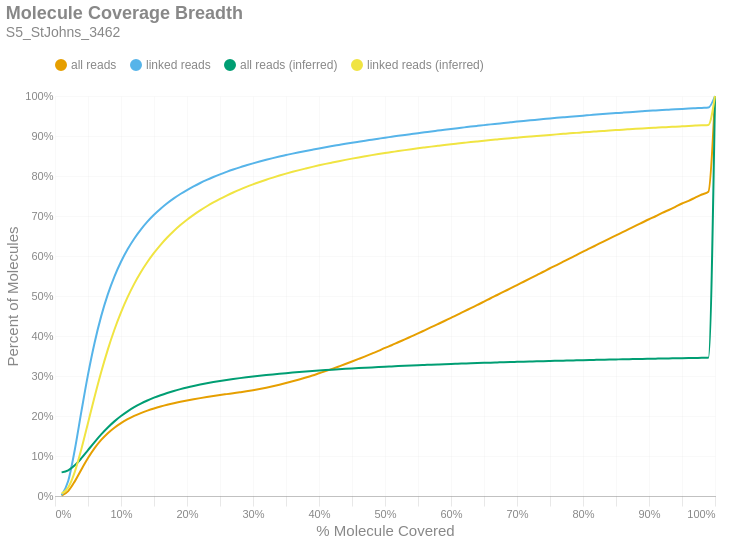

The code cell stored with this chart in its notebook:
### Markdown cell above
### Molecule Read Coverage
This chart shows molecule coverage breadth as computed by the number of bases aligned to that molecule. In other words, "*how much of each unique long molecule is actually sequenced/aligned?*" Keep in mind there is a distinction between sequences and alignments, since some sequences belonging to a particular molecule may not align well and wouldn't appear in the alignment data. This chart also shows molecule coverage breadth as computed by the *inferred fragment* from which the aligned sequences originate. Unlike read coverage, this calculation takes into account the total insert size, including unsequenced gaps between the forward and reverse reads. Like the previous figures, these are cumulative percents.

### Code cell
if SKIPLR:
    print_html(f"Skipped")
else:
    binned_df = consolidated_hist(valids['coverage_bp'], mask, 0.01, True)
    binned_df_inf = consolidated_hist(valids['coverage_inserts'], mask, 0.01, True)
    binned_df = binned_df.with_columns(pl.lit(binned_df_inf['all reads (cumsum)']).alias('all reads (inferred)'))
    binned_df = binned_df.with_columns(pl.lit(binned_df_inf['linked reads (cumsum)']).alias('linked reads (inferred)'))
    binned_df = binned_df.with_columns(
        (pl.col('bin').cast(pl.Float64) + 0.01).alias('right_edge')
    )

    with SafeRender(binned_df):
        (
            density_plot(binned_df, 'Molecule Coverage Breadth', samplename, 'molcov', ['all reads (inferred)','linked reads (inferred)'])
            .encode(
                #x=alt.X('bin:Q', title="% Molecule Covered").axis(format = '%').scale(padding=0),
                x=alt.X('right_edge:Q', title="% Molecule Covered").axis(format='%').scale(padding=0),
                y=alt.Y('value:Q', title='Percent of Molecules')
                    .axis(format='%')
                    .stack(False)
                    .scale(domainMin=0, padding=0),
                color=alt.Color("key:N").scale(domain = ["all reads", "linked reads", "all reads (inferred)", "linked reads (inferred)"]),
                tooltip = [
                    alt.Tooltip("key:N", title = "Data Type"),
                    alt.Tooltip("range_label:N", title="% Molecule Covered"),
                    alt.Tooltip("value:Q", format = ".2%", title="% Molecules")
                ]
            )
        ).display()

### Figure 1 — Vega-Lite specification as saved in the notebook (floating-point values rounded to 4 significant figures)
{"width": "container", "height": 400, "config": {"title": {"anchor": "start", "dy": -15, "fontSize": 18, "color": "#888888", "subtitleColor": "#888888", "subtitleFontSize": 14}, "arc": {"fill": "#0072B2"}, "axis": {"domainColor": "#888888", "domainWidth": 0.5, "gridWidth": 0.2, "grid": false, "titleFontWeight": 400, "titleFontSize": 15, "labelFontSize": 11, "labelColor": "#888888", "tickColor": "#888888", "tickWidth": 0.2, "titleColor": "#888888"}, "axisBand": {"grid": false}, "axisX": {"grid": true, "tickSize": 10, "domainCap": "round"}, "axisY": {"domain": false, "grid": true, "tickSize": 0, "domainCap": "round"}, "background": "transparent", "header": {"labelFontSize": 15, "labelColor": "#888888", "titleFontSize": 15, "titleFontWeight": 600, "titleColor": "#888888"}, "legend": {"labelFont": "sans-serif", "labelFontSize": 12, "labelColor": "#888888", "symbolSize": 100, "symbolType": "circle", "titleFontSize": 12, "titlePadding": 10, "titleColor": "#888888", "title": null, "orient": "top"}, "range": {"category": ["#E69F00", "#56B4E9", "#009E73", "#F0E442", "#0072B2", "#D55E00", "#CC79A7", "#000000"], "diverging": ["#cfe8f3", "#a2d4ec", "#73bfe2", "#46abdb", "#1696d2", "#12719e"]}, "area": {"fill": "#0072B2", "fillOpacity": 0.7, "line": true, "strokeOpacity": 0.7}, "line": {"color": "#0072B2", "stroke": "#0072B2", "strokeWidth": 2}, "trail": {"color": "#0072B2", "stroke": "#0072B2", "strokeWidth": 0, "size": 1}, "point": {"filled": true, "fillOpacity": 1.0, "size": 95}, "text": {"color": "#888888", "fontSize": 11, "align": "right", "fontWeight": 400, "size": 11}, "bar": {"fill": "#0072B2", "stroke": null}, "view": {"stroke": null, "continuousWidth": 660, "continuousHeight": 400}}, "data": {"name": "data-fa981422f61115fab2b5bb09a21a3d4e"}, "mark": {"type": "line", "interpolate": "monotone", "point": {"opacity": 0, "size": 275}}, "encoding": {"color": {"field": "key", "scale": {"domain": ["all reads", "linked reads", "all reads (inferred)", "linked reads (inferred)"]}, "type": "nominal"}, "tooltip": [{"field": "key", "title": "Data Type", "type": "nominal"}, {"field": "range_label", "title": "% Molecule Covered", "type": "nominal"}, {"field": "value", "format": ".2%", "title": "% Molecules", "type": "quantitative"}], "x": {"axis": {"format": "%"}, "field": "right_edge", "scale": {"padding": 0}, "title": "% Molecule Covered", "type": "quantitative"}, "y": {"axis": {"format": "%"}, "field": "value", "scale": {"domainMin": 0, "padding": 0}, "stack": false, "title": "Percent of Molecules", "type": "quantitative"}}, "params": [{"name": "param_c36ac31b6afebe62", "select": {"type": "point", "fields": ["key"]}, "bind": "legend"}], "title": {"text": "Molecule Coverage Breadth", "subtitle": "S5_StJohns_3462"}, "transform": [{"fold": ["all reads (cumsum)", "linked reads (cumsum)", "all reads (inferred)", "linked reads (inferred)"]}, {"calculate": "replace(datum.key, ' (cumsum)', '')", "as": "key"}, {"filter": {"param": "param_c36ac31b6afebe62"}}], "usermeta": {"embedOptions": {"downloadFileName": "S5_StJohns_3462.molcov"}}, "$schema": "https://vega.github.io/schema/vega-lite/v6.1.0.json", "datasets": {"data-fa981422f61115fab2b5bb09a21a3d4e": [{"bin": "0.0", "interval": "0.0-0.01", "all reads": 0.0007331, "linked reads": 0.001865, "all reads (cumsum)": 0.0007331, "linked reads (cumsum)": 0.001865, "range_label": "0.0-0.01", "all reads (inferred)": 0.05903, "linked reads (inferred)": 0.005835, "right_edge": 0.01}, {"bin": "0.01", "interval": "0.01-0.02", "all reads": 0.01136, "linked reads": 0.0355, "all reads (cumsum)": 0.01209, "linked reads (cumsum)": 0.03737, "range_label": "0.01-0.02", "all reads (inferred)": 0.06419, "linked reads (inferred)": 0.02111, "right_edge": 0.02}, {"bin": "0.02", "interval": "0.02-0.03", "all reads": 0.02451, "linked reads": 0.07838, "all reads (cumsum)": 0.0366, "linked reads (cumsum)": 0.1157, "range_label": "0.02-0.03", "all reads (inferred)": 0.07665, "linked reads (inferred)": 0.06036, "right_edge": 0.03}, {"bin": "0.03", "interval": "0.03-0.04", "all reads": 0.02974, "linked reads": 0.09571, "all reads (cumsum)": 0.06634, "linked reads (cumsum)": 0.2115, "range_label": "0.03-0.04", "all reads (inferred)": 0.09448, "linked reads (inferred)": 0.1175, "right_edge": 0.04}, {"bin": "0.04", "interval": "0.04-0.05", "all reads": 0.02849, "linked reads": 0.09198, "all reads (cumsum)": 0.09483, "linked reads (cumsum)": 0.3034, "range_label": "0.04-0.05", "all reads (inferred)": 0.1147, "linked reads (inferred)": 0.1826, "right_edge": 0.05}, {"bin": "0.05", "interval": "0.05-0.06", "all reads": 0.02472, "linked reads": 0.0799, "all reads (cumsum)": 0.1195, "linked reads (cumsum)": 0.3833, "range_label": "0.05-0.06", "all reads (inferred)": 0.1349, "linked reads (inferred)": 0.2479, "right_edge": 0.06}, {"bin": "0.06", "interval": "0.06-0.07", "all reads": 0.02054, "linked reads": 0.06637, "all reads (cumsum)": 0.1401, "linked reads (cumsum)": 0.4497, "range_label": "0.06-0.07", "all reads (inferred)": 0.1539, "linked reads (inferred)": 0.3098, "right_edge": 0.07}, {"bin": "0.07", "interval": "0.07-0.08", "all reads": 0.01686, "linked reads": 0.05443, "all reads (cumsum)": 0.157, "linked reads (cumsum)": 0.5041, "range_label": "0.07-0.08", "all reads (inferred)": 0.1713, "linked reads (inferred)": 0.366, "right_edge": 0.08}, {"bin": "0.08", "interval": "0.08-0.09", "all reads": 0.01381, "linked reads": 0.04457, "all reads (cumsum)": 0.1708, "linked reads (cumsum)": 0.5487, "range_label": "0.08-0.09", "all reads (inferred)": 0.1866, "linked reads (inferred)": 0.4157, "right_edge": 0.09}, {"bin": "0.09", "interval": "0.09-0.1", "all reads": 0.01151, "linked reads": 0.03707, "all reads (cumsum)": 0.1823, "linked reads (cumsum)": 0.5858, "range_label": "0.09-0.1", "all reads (inferred)": 0.1999, "linked reads (inferred)": 0.459, "right_edge": 0.1}, {"bin": "0.1", "interval": "0.1-0.11", "all reads": 0.009677, "linked reads": 0.03105, "all reads (cumsum)": 0.192, "linked reads (cumsum)": 0.6168, "range_label": "0.1-0.11", "all reads (inferred)": 0.2116, "linked reads (inferred)": 0.497, "right_edge": 0.11}, {"bin": "0.11", "interval": "0.11-0.12", "all reads": 0.008252, "linked reads": 0.02648, "all reads (cumsum)": 0.2002, "linked reads (cumsum)": 0.6433, "range_label": "0.11-0.12", "all reads (inferred)": 0.2219, "linked reads (inferred)": 0.5303, "right_edge": 0.12}, {"bin": "0.12", "interval": "0.12-0.13", "all reads": 0.007104, "linked reads": 0.02273, "all reads (cumsum)": 0.2073, "linked reads (cumsum)": 0.666, "range_label": "0.12-0.13", "all reads (inferred)": 0.2309, "linked reads (inferred)": 0.5594, "right_edge": 0.13}, {"bin": "0.13", "interval": "0.13-0.14", "all reads": 0.006205, "linked reads": 0.01982, "all reads (cumsum)": 0.2135, "linked reads (cumsum)": 0.6858, "range_label": "0.13-0.14", "all reads (inferred)": 0.2388, "linked reads (inferred)": 0.585, "right_edge": 0.14}, {"bin": "0.14", "interval": "0.14-0.15", "all reads": 0.005418, "linked reads": 0.01721, "all reads (cumsum)": 0.2189, "linked reads (cumsum)": 0.7031, "range_label": "0.14-0.15", "all reads (inferred)": 0.2458, "linked reads (inferred)": 0.6077, "right_edge": 0.15}, {"bin": "0.15", "interval": "0.15-0.16", "all reads": 0.004778, "linked reads": 0.01511, "all reads (cumsum)": 0.2237, "linked reads (cumsum)": 0.7182, "range_label": "0.15-0.16", "all reads (inferred)": 0.252, "linked reads (inferred)": 0.628, "right_edge": 0.16}, {"bin": "0.16", "interval": "0.16-0.17", "all reads": 0.004307, "linked reads": 0.01359, "all reads (cumsum)": 0.228, "linked reads (cumsum)": 0.7318, "range_label": "0.16-0.17", "all reads (inferred)": 0.2576, "linked reads (inferred)": 0.6462, "right_edge": 0.17}, {"bin": "0.17", "interval": "0.17-0.18", "all reads": 0.003904, "linked reads": 0.01216, "all reads (cumsum)": 0.2319, "linked reads (cumsum)": 0.7439, "range_label": "0.17-0.18", "all reads (inferred)": 0.2627, "linked reads (inferred)": 0.6626, "right_edge": 0.18}, {"bin": "0.18", "interval": "0.18-0.19", "all reads": 0.003573, "linked reads": 0.01102, "all reads (cumsum)": 0.2355, "linked reads (cumsum)": 0.7549, "range_label": "0.18-0.19", "all reads (inferred)": 0.2672, "linked reads (inferred)": 0.6773, "right_edge": 0.19}, {"bin": "0.19", "interval": "0.19-0.2", "all reads": 0.003291, "linked reads": 0.01001, "all reads (cumsum)": 0.2388, "linked reads (cumsum)": 0.7649, "range_label": "0.19-0.2", "all reads (inferred)": 0.2714, "linked reads (inferred)": 0.6907, "right_edge": 0.2}, {"bin": "0.2", "interval": "0.2-0.21", "all reads": 0.003032, "linked reads": 0.009084, "all reads (cumsum)": 0.2418, "linked reads (cumsum)": 0.774, "range_label": "0.2-0.21", "all reads (inferred)": 0.2752, "linked reads (inferred)": 0.7029, "right_edge": 0.21}, {"bin": "0.21", "interval": "0.21-0.22", "all reads": 0.00286, "linked reads": 0.008435, "all reads (cumsum)": 0.2447, "linked reads (cumsum)": 0.7825, "range_label": "0.21-0.22", "all reads (inferred)": 0.2786, "linked reads (inferred)": 0.7141, "right_edge": 0.22}, {"bin": "0.22", "interval": "0.22-0.23", "all reads": 0.002698, "linked reads": 0.007763, "all reads (cumsum)": 0.2474, "linked reads (cumsum)": 0.7902, "range_label": "0.22-0.23", "all reads (inferred)": 0.2818, "linked reads (inferred)": 0.7244, "right_edge": 0.23}, {"bin": "0.23", "interval": "0.23-0.24", "all reads": 0.002566, "linked reads": 0.00723, "all reads (cumsum)": 0.2499, "linked reads (cumsum)": 0.7975, "range_label": "0.23-0.24", "all reads (inferred)": 0.2848, "linked reads (inferred)": 0.734, "right_edge": 0.24}, {"bin": "0.24", "interval": "0.24-0.25", "all reads": 0.002448, "linked reads": 0.006716, "all reads (cumsum)": 0.2524, "linked reads (cumsum)": 0.8042, "range_label": "0.24-0.25", "all reads (inferred)": 0.2875, "linked reads (inferred)": 0.7428, "right_edge": 0.25}, {"bin": "0.25", "interval": "0.25-0.26", "all reads": 0.00232, "linked reads": 0.006122, "all reads (cumsum)": 0.2547, "linked reads (cumsum)": 0.8103, "range_label": "0.25-0.26", "all reads (inferred)": 0.2901, "linked reads (inferred)": 0.751, "right_edge": 0.26}, {"bin": "0.26", "interval": "0.26-0.27", "all reads": 0.002294, "linked reads": 0.005831, "all reads (cumsum)": 0.257, "linked reads (cumsum)": 0.8161, "range_label": "0.26-0.27", "all reads (inferred)": 0.2924, "linked reads (inferred)": 0.7587, "right_edge": 0.27}, {"bin": "0.27", "interval": "0.27-0.28", "all reads": 0.002327, "linked reads": 0.005497, "all reads (cumsum)": 0.2593, "linked reads (cumsum)": 0.8216, "range_label": "0.27-0.28", "all reads (inferred)": 0.2947, "linked reads (inferred)": 0.7659, "right_edge": 0.28}, {"bin": "0.28", "interval": "0.28-0.29", "all reads": 0.002446, "linked reads": 0.005086, "all reads (cumsum)": 0.2618, "linked reads (cumsum)": 0.8267, "range_label": "0.28-0.29", "all reads (inferred)": 0.2968, "linked reads (inferred)": 0.7727, "right_edge": 0.29}, {"bin": "0.29", "interval": "0.29-0.3", "all reads": 0.002762, "linked reads": 0.004915, "all reads (cumsum)": 0.2645, "linked reads (cumsum)": 0.8316, "range_label": "0.29-0.3", "all reads (inferred)": 0.2987, "linked reads (inferred)": 0.779, "right_edge": 0.3}, {"bin": "0.3", "interval": "0.3-0.31", "all reads": 0.003026, "linked reads": 0.004619, "all reads (cumsum)": 0.2676, "linked reads (cumsum)": 0.8362, "range_label": "0.3-0.31", "all reads (inferred)": 0.3006, "linked reads (inferred)": 0.785, "right_edge": 0.31}, {"bin": "0.31", "interval": "0.31-0.32", "all reads": 0.003319, "linked reads": 0.004382, "all reads (cumsum)": 0.2709, "linked reads (cumsum)": 0.8406, "range_label": "0.31-0.32", "all reads (inferred)": 0.3024, "linked reads (inferred)": 0.7907, "right_edge": 0.32}, {"bin": "0.32", "interval": "0.32-0.33", "all reads": 0.003621, "linked reads": 0.004125, "all reads (cumsum)": 0.2745, "linked reads (cumsum)": 0.8448, "range_label": "0.32-0.33", "all reads (inferred)": 0.304, "linked reads (inferred)": 0.796, "right_edge": 0.33}, {"bin": "0.33", "interval": "0.33-0.34", "all reads": 0.003865, "linked reads": 0.003919, "all reads (cumsum)": 0.2784, "linked reads (cumsum)": 0.8487, "range_label": "0.33-0.34", "all reads (inferred)": 0.3056, "linked reads (inferred)": 0.8011, "right_edge": 0.34}, {"bin": "0.34", "interval": "0.34-0.35", "all reads": 0.004082, "linked reads": 0.003675, "all reads (cumsum)": 0.2825, "linked reads (cumsum)": 0.8523, "range_label": "0.34-0.35", "all reads (inferred)": 0.3071, "linked reads (inferred)": 0.8059, "right_edge": 0.35}, {"bin": "0.35", "interval": "0.35-0.36", "all reads": 0.004371, "linked reads": 0.003641, "all reads (cumsum)": 0.2868, "linked reads (cumsum)": 0.856, "range_label": "0.35-0.36", "all reads (inferred)": 0.3085, "linked reads (inferred)": 0.8104, "right_edge": 0.36}, {"bin": "0.36", "interval": "0.36-0.37", "all reads": 0.004597, "linked reads": 0.003386, "all reads (cumsum)": 0.2914, "linked reads (cumsum)": 0.8594, "range_label": "0.36-0.37", "all reads (inferred)": 0.3098, "linked reads (inferred)": 0.8147, "right_edge": 0.37}, {"bin": "0.37", "interval": "0.37-0.38", "all reads": 0.004852, "linked reads": 0.00331, "all reads (cumsum)": 0.2963, "linked reads (cumsum)": 0.8627, "range_label": "0.37-0.38", "all reads (inferred)": 0.3111, "linked reads (inferred)": 0.8188, "right_edge": 0.38}, {"bin": "0.38", "interval": "0.38-0.39", "all reads": 0.005057, "linked reads": 0.003184, "all reads (cumsum)": 0.3013, "linked reads (cumsum)": 0.8659, "range_label": "0.38-0.39", "all reads (inferred)": 0.3124, "linked reads (inferred)": 0.8228, "right_edge": 0.39}, {"bin": "0.39", "interval": "0.39-0.4", "all reads": 0.005393, "linked reads": 0.00312, "all reads (cumsum)": 0.3067, "linked reads (cumsum)": 0.869, "range_label": "0.39-0.4", "all reads (inferred)": 0.3136, "linked reads (inferred)": 0.8266, "right_edge": 0.4}, {"bin": "0.4", "interval": "0.4-0.41", "all reads": 0.005424, "linked reads": 0.002952, "all reads (cumsum)": 0.3121, "linked reads (cumsum)": 0.8719, "range_label": "0.4-0.41", "all reads (inferred)": 0.3147, "linked reads (inferred)": 0.8303, "right_edge": 0.41}, {"bin": "0.41", "interval": "0.41-0.42", "all reads": 0.005739, "linked reads": 0.002838, "all reads (cumsum)": 0.3179, "linked reads (cumsum)": 0.8748, "range_label": "0.41-0.42", "all reads (inferred)": 0.3158, "linked reads (inferred)": 0.8337, "right_edge": 0.42}, {"bin": "0.42", "interval": "0.42-0.43", "all reads": 0.00594, "linked reads": 0.002785, "all reads (cumsum)": 0.3238, "linked reads (cumsum)": 0.8776, "range_label": "0.42-0.43", "all reads (inferred)": 0.3168, "linked reads (inferred)": 0.8371, "right_edge": 0.43}, {"bin": "0.43", "interval": "0.43-0.44", "all reads": 0.006055, "linked reads": 0.002789, "all reads (cumsum)": 0.3299, "linked reads (cumsum)": 0.8804, "range_label": "0.43-0.44", "all reads (inferred)": 0.3178, "linked reads (inferred)": 0.8403, "right_edge": 0.44}, {"bin": "0.44", "interval": "0.44-0.45", "all reads": 0.006312, "linked reads": 0.002761, "all reads (cumsum)": 0.3362, "linked reads (cumsum)": 0.8831, "range_label": "0.44-0.45", "all reads (inferred)": 0.3188, "linked reads (inferred)": 0.8435, "right_edge": 0.45}, {"bin": "0.45", "interval": "0.45-0.46", "all reads": 0.006471, "linked reads": 0.002606, "all reads (cumsum)": 0.3427, "linked reads (cumsum)": 0.8857, "range_label": "0.45-0.46", "all reads (inferred)": 0.3198, "linked reads (inferred)": 0.8465, "right_edge": 0.46}, {"bin": "0.46", "interval": "0.46-0.47", "all reads": 0.006554, "linked reads": 0.002563, "all reads (cumsum)": 0.3492, "linked reads (cumsum)": 0.8883, "range_label": "0.46-0.47", "all reads (inferred)": 0.3207, "linked reads (inferred)": 0.8494, "right_edge": 0.47}, {"bin": "0.47", "interval": "0.47-0.48", "all reads": 0.006827, "linked reads": 0.002497, "all reads (cumsum)": 0.356, "linked reads (cumsum)": 0.8908, "range_label": "0.47-0.48", "all reads (inferred)": 0.3216, "linked reads (inferred)": 0.8522, "right_edge": 0.48}, {"bin": "0.48", "interval": "0.48-0.49", "all reads": 0.006639, "linked reads": 0.002512, "all reads (cumsum)": 0.3627, "linked reads (cumsum)": 0.8933, "range_label": "0.48-0.49", "all reads (inferred)": 0.3224, "linked reads (inferred)": 0.8549, "right_edge": 0.49}, {"bin": "0.49", "interval": "0.49-0.5", "all reads": 0.007537, "linked reads": 0.002497, "all reads (cumsum)": 0.3702, "linked reads (cumsum)": 0.8958, "range_label": "0.49-0.5", "all reads (inferred)": 0.3232, "linked reads (inferred)": 0.8574, "right_edge": 0.5}, {"bin": "0.5", "interval": "0.5-0.51", "all reads": 0.006601, "linked reads": 0.002317, "all reads (cumsum)": 0.3768, "linked reads (cumsum)": 0.8981, "range_label": "0.5-0.51", "all reads (inferred)": 0.324, "linked reads (inferred)": 0.8598, "right_edge": 0.51}, {"bin": "0.51", "interval": "0.51-0.52", "all reads": 0.00749, "linked reads": 0.002355, "all reads (cumsum)": 0.3843, "linked reads (cumsum)": 0.9005, "range_label": "0.51-0.52", "all reads (inferred)": 0.3247, "linked reads (inferred)": 0.8623, "right_edge": 0.52}, {"bin": "0.52", "interval": "0.52-0.53", "all reads": 0.007325, "linked reads": 0.002288, "all reads (cumsum)": 0.3916, "linked reads (cumsum)": 0.9028, "range_label": "0.52-0.53", "all reads (inferred)": 0.3255, "linked reads (inferred)": 0.8647, "right_edge": 0.53}, {"bin": "0.53", "interval": "0.53-0.54", "all reads": 0.007448, "linked reads": 0.0022, "all reads (cumsum)": 0.3991, "linked reads (cumsum)": 0.905, "range_label": "0.53-0.54", "all reads (inferred)": 0.3262, "linked reads (inferred)": 0.867, "right_edge": 0.54}, {"bin": "0.54", "interval": "0.54-0.55", "all reads": 0.007432, "linked reads": 0.002174, "all reads (cumsum)": 0.4065, "linked reads (cumsum)": 0.9071, "range_label": "0.54-0.55", "all reads (inferred)": 0.3269, "linked reads (inferred)": 0.8692, "right_edge": 0.55}, {"bin": "0.55", "interval": "0.55-0.56", "all reads": 0.007716, "linked reads": 0.002143, "all reads (cumsum)": 0.4142, "linked reads (cumsum)": 0.9093, "range_label": "0.55-0.56", "all reads (inferred)": 0.3276, "linked reads (inferred)": 0.8713, "right_edge": 0.56}, {"bin": "0.56", "interval": "0.56-0.57", "all reads": 0.007746, "linked reads": 0.002195, "all reads (cumsum)": 0.422, "linked reads (cumsum)": 0.9115, "range_label": "0.56-0.57", "all reads (inferred)": 0.3282, "linked reads (inferred)": 0.8734, "right_edge": 0.57}, {"bin": "0.57", "interval": "0.57-0.58", "all reads": 0.007692, "linked reads": 0.002045, "all reads (cumsum)": 0.4297, "linked reads (cumsum)": 0.9135, "range_label": "0.57-0.58", "all reads (inferred)": 0.3289, "linked reads (inferred)": 0.8755, "right_edge": 0.58}, {"bin": "0.58", "interval": "0.58-0.59", "all reads": 0.00781, "linked reads": 0.002086, "all reads (cumsum)": 0.4375, "linked reads (cumsum)": 0.9156, "range_label": "0.58-0.59", "all reads (inferred)": 0.3295, "linked reads (inferred)": 0.8774, "right_edge": 0.59}, {"bin": "0.59", "interval": "0.59-0.6", "all reads": 0.008065, "linked reads": 0.002032, "all reads (cumsum)": 0.4455, "linked reads (cumsum)": 0.9176, "range_label": "0.59-0.6", "all reads (inferred)": 0.3301, "linked reads (inferred)": 0.8793, "right_edge": 0.6}, {"bin": "0.6", "interval": "0.6-0.61", "all reads": 0.007793, "linked reads": 0.001977, "all reads (cumsum)": 0.4533, "linked reads (cumsum)": 0.9196, "range_label": "0.6-0.61", "all reads (inferred)": 0.3307, "linked reads (inferred)": 0.8812, "right_edge": 0.61}, {"bin": "0.61", "interval": "0.61-0.62", "all reads": 0.008195, "linked reads": 0.001945, "all reads (cumsum)": 0.4615, "linked reads (cumsum)": 0.9215, "range_label": "0.61-0.62", "all reads (inferred)": 0.3313, "linked reads (inferred)": 0.883, "right_edge": 0.62}, {"bin": "0.62", "interval": "0.62-0.63", "all reads": 0.008092, "linked reads": 0.001963, "all reads (cumsum)": 0.4696, "linked reads (cumsum)": 0.9235, "range_label": "0.62-0.63", "all reads (inferred)": 0.3318, "linked reads (inferred)": 0.8848, "right_edge": 0.63}, {"bin": "0.63", "interval": "0.63-0.64", "all reads": 0.008129, "linked reads": 0.001855, "all reads (cumsum)": 0.4778, "linked reads (cumsum)": 0.9254, "range_label": "0.63-0.64", "all reads (inferred)": 0.3324, "linked reads (inferred)": 0.8865, "right_edge": 0.64}, {"bin": "0.64", "interval": "0.64-0.65", "all reads": 0.008091, "linked reads": 0.001812, "all reads (cumsum)": 0.4858, "linked reads (cumsum)": 0.9272, "range_label": "0.64-0.65", "all reads (inferred)": 0.3329, "linked reads (inferred)": 0.8881, "right_edge": 0.65}, {"bin": "0.65", "interval": "0.65-0.66", "all reads": 0.008542, "linked reads": 0.001887, "all reads (cumsum)": 0.4944, "linked reads (cumsum)": 0.9291, "range_label": "0.65-0.66", "all reads (inferred)": 0.3334, "linked reads (inferred)": 0.8898, "right_edge": 0.66}, {"bin": "0.66", "interval": "0.66-0.67", "all reads": 0.008091, "linked reads": 0.001735, "all reads (cumsum)": 0.5025, "linked reads (cumsum)": 0.9308, "range_label": "0.66-0.67", "all reads (inferred)": 0.3339, "linked reads (inferred)": 0.8913, "right_edge": 0.67}, {"bin": "0.67", "interval": "0.67-0.68", "all reads": 0.00831, "linked reads": 0.001752, "all reads (cumsum)": 0.5108, "linked reads (cumsum)": 0.9326, "range_label": "0.67-0.68", "all reads (inferred)": 0.3344, "linked reads (inferred)": 0.8929, "right_edge": 0.68}, {"bin": "0.68", "interval": "0.68-0.69", "all reads": 0.008172, "linked reads": 0.001706, "all reads (cumsum)": 0.519, "linked reads (cumsum)": 0.9343, "range_label": "0.68-0.69", "all reads (inferred)": 0.3349, "linked reads (inferred)": 0.8944, "right_edge": 0.69}, {"bin": "0.69", "interval": "0.69-0.7", "all reads": 0.008447, "linked reads": 0.001698, "all reads (cumsum)": 0.5274, "linked reads (cumsum)": 0.936, "range_label": "0.69-0.7", "all reads (inferred)": 0.3354, "linked reads (inferred)": 0.8958, "right_edge": 0.7}, {"bin": "0.7", "interval": "0.7-0.71", "all reads": 0.008226, "linked reads": 0.001666, "all reads (cumsum)": 0.5356, "linked reads (cumsum)": 0.9376, "range_label": "0.7-0.71", "all reads (inferred)": 0.3358, "linked reads (inferred)": 0.8973, "right_edge": 0.71}, {"bin": "0.71", "interval": "0.71-0.72", "all reads": 0.008321, "linked reads": 0.00159, "all reads (cumsum)": 0.544, "linked reads (cumsum)": 0.9392, "range_label": "0.71-0.72", "all reads (inferred)": 0.3363, "linked reads (inferred)": 0.8987, "right_edge": 0.72}, {"bin": "0.72", "interval": "0.72-0.73", "all reads": 0.008465, "linked reads": 0.001535, "all reads (cumsum)": 0.5524, "linked reads (cumsum)": 0.9407, "range_label": "0.72-0.73", "all reads (inferred)": 0.3367, "linked reads (inferred)": 0.9001, "right_edge": 0.73}, {"bin": "0.73", "interval": "0.73-0.74", "all reads": 0.008229, "linked reads": 0.001535, "all reads (cumsum)": 0.5606, "linked reads (cumsum)": 0.9423, "range_label": "0.73-0.74", "all reads (inferred)": 0.3371, "linked reads (inferred)": 0.9014, "right_edge": 0.74}, {"bin": "0.74", "interval": "0.74-0.75", "all reads": 0.008707, "linked reads": 0.001565, "all reads (cumsum)": 0.5694, "linked reads (cumsum)": 0.9438, "range_label": "0.74-0.75", "all reads (inferred)": 0.3376, "linked reads (inferred)": 0.9028, "right_edge": 0.75}, {"bin": "0.75", "interval": "0.75-0.76", "all reads": 0.008073, "linked reads": 0.001482, "all reads (cumsum)": 0.5774, "linked reads (cumsum)": 0.9453, "range_label": "0.75-0.76", "all reads (inferred)": 0.338, "linked reads (inferred)": 0.9041, "right_edge": 0.76}, {"bin": "0.76", "interval": "0.76-0.77", "all reads": 0.008279, "linked reads": 0.001434, "all reads (cumsum)": 0.5857, "linked reads (cumsum)": 0.9468, "range_label": "0.76-0.77", "all reads (inferred)": 0.3384, "linked reads (inferred)": 0.9053, "right_edge": 0.77}, {"bin": "0.77", "interval": "0.77-0.78", "all reads": 0.008317, "linked reads": 0.001409, "all reads (cumsum)": 0.594, "linked reads (cumsum)": 0.9482, "range_label": "0.77-0.78", "all reads (inferred)": 0.3388, "linked reads (inferred)": 0.9066, "right_edge": 0.78}, {"bin": "0.78", "interval": "0.78-0.79", "all reads": 0.008163, "linked reads": 0.001316, "all reads (cumsum)": 0.6022, "linked reads (cumsum)": 0.9495, "range_label": "0.78-0.79", "all reads (inferred)": 0.3392, "linked reads (inferred)": 0.9078, "right_edge": 0.79}, {"bin": "0.79", "interval": "0.79-0.8", "all reads": 0.008739, "linked reads": 0.00142, "all reads (cumsum)": 0.6109, "linked reads (cumsum)": 0.9509, "range_label": "0.79-0.8", "all reads (inferred)": 0.3396, "linked reads (inferred)": 0.9091, "right_edge": 0.8}, {"bin": "0.8", "interval": "0.8-0.81", "all reads": 0.007927, "linked reads": 0.001286, "all reads (cumsum)": 0.6189, "linked reads (cumsum)": 0.9522, "range_label": "0.8-0.81", "all reads (inferred)": 0.34, "linked reads (inferred)": 0.9103, "right_edge": 0.81}, {"bin": "0.81", "interval": "0.81-0.82", "all reads": 0.008241, "linked reads": 0.001344, "all reads (cumsum)": 0.6271, "linked reads (cumsum)": 0.9535, "range_label": "0.81-0.82", "all reads (inferred)": 0.3404, "linked reads (inferred)": 0.9114, "right_edge": 0.82}, {"bin": "0.82", "interval": "0.82-0.83", "all reads": 0.008305, "linked reads": 0.001294, "all reads (cumsum)": 0.6354, "linked reads (cumsum)": 0.9548, "range_label": "0.82-0.83", "all reads (inferred)": 0.3407, "linked reads (inferred)": 0.9126, "right_edge": 0.83}, {"bin": "0.83", "interval": "0.83-0.84", "all reads": 0.008152, "linked reads": 0.001216, "all reads (cumsum)": 0.6435, "linked reads (cumsum)": 0.956, "range_label": "0.83-0.84", "all reads (inferred)": 0.3411, "linked reads (inferred)": 0.9137, "right_edge": 0.84}, {"bin": "0.84", "interval": "0.84-0.85", "all reads": 0.00802, "linked reads": 0.001174, "all reads (cumsum)": 0.6516, "linked reads (cumsum)": 0.9572, "range_label": "0.84-0.85", "all reads (inferred)": 0.3414, "linked reads (inferred)": 0.9147, "right_edge": 0.85}, {"bin": "0.85", "interval": "0.85-0.86", "all reads": 0.00812, "linked reads": 0.001192, "all reads (cumsum)": 0.6597, "linked reads (cumsum)": 0.9584, "range_label": "0.85-0.86", "all reads (inferred)": 0.3418, "linked reads (inferred)": 0.9158, "right_edge": 0.86}, {"bin": "0.86", "interval": "0.86-0.87", "all reads": 0.008002, "linked reads": 0.00116, "all reads (cumsum)": 0.6677, "linked reads (cumsum)": 0.9596, "range_label": "0.86-0.87", "all reads (inferred)": 0.3421, "linked reads (inferred)": 0.9168, "right_edge": 0.87}, {"bin": "0.87", "interval": "0.87-0.88", "all reads": 0.008129, "linked reads": 0.001079, "all reads (cumsum)": 0.6758, "linked reads (cumsum)": 0.9606, "range_label": "0.87-0.88", "all reads (inferred)": 0.3425, "linked reads (inferred)": 0.9179, "right_edge": 0.88}, {"bin": "0.88", "interval": "0.88-0.89", "all reads": 0.007969, "linked reads": 0.001117, "all reads (cumsum)": 0.6838, "linked reads (cumsum)": 0.9618, "range_label": "0.88-0.89", "all reads (inferred)": 0.3428, "linked reads (inferred)": 0.9188, "right_edge": 0.89}, {"bin": "0.89", "interval": "0.89-0.9", "all reads": 0.008046, "linked reads": 0.001133, "all reads (cumsum)": 0.6918, "linked reads (cumsum)": 0.9629, "range_label": "0.89-0.9", "all reads (inferred)": 0.3431, "linked reads (inferred)": 0.9198, "right_edge": 0.9}, {"bin": "0.9", "interval": "0.9-0.91", "all reads": 0.007509, "linked reads": 0.0009617, "all reads (cumsum)": 0.6993, "linked reads (cumsum)": 0.9639, "range_label": "0.9-0.91", "all reads (inferred)": 0.3434, "linked reads (inferred)": 0.9207, "right_edge": 0.91}, {"bin": "0.91", "interval": "0.91-0.92", "all reads": 0.008527, "linked reads": 0.001021, "all reads (cumsum)": 0.7079, "linked reads (cumsum)": 0.9649, "range_label": "0.91-0.92", "all reads (inferred)": 0.3437, "linked reads (inferred)": 0.9216, "right_edge": 0.92}, {"bin": "0.92", "interval": "0.92-0.93", "all reads": 0.007181, "linked reads": 0.0009631, "all reads (cumsum)": 0.7151, "linked reads (cumsum)": 0.9658, "range_label": "0.92-0.93", "all reads (inferred)": 0.344, "linked reads (inferred)": 0.9225, "right_edge": 0.93}, {"bin": "0.93", "interval": "0.93-0.94", "all reads": 0.007852, "linked reads": 0.0009592, "all reads (cumsum)": 0.7229, "linked reads (cumsum)": 0.9668, "range_label": "0.93-0.94", "all reads (inferred)": 0.3443, "linked reads (inferred)": 0.9234, "right_edge": 0.94}, {"bin": "0.94", "interval": "0.94-0.95", "all reads": 0.008274, "linked reads": 0.0009032, "all reads (cumsum)": 0.7312, "linked reads (cumsum)": 0.9677, "range_label": "0.94-0.95", "all reads (inferred)": 0.3446, "linked reads (inferred)": 0.9242, "right_edge": 0.95}, {"bin": "0.95", "interval": "0.95-0.96", "all reads": 0.006785, "linked reads": 0.0008777, "all reads (cumsum)": 0.738, "linked reads (cumsum)": 0.9686, "range_label": "0.95-0.96", "all reads (inferred)": 0.3449, "linked reads (inferred)": 0.9251, "right_edge": 0.96}, {"bin": "0.96", "interval": "0.96-0.97", "all reads": 0.00788, "linked reads": 0.0008247, "all reads (cumsum)": 0.7458, "linked reads (cumsum)": 0.9694, "range_label": "0.96-0.97", "all reads (inferred)": 0.3452, "linked reads (inferred)": 0.926, "right_edge": 0.97}, {"bin": "0.97", "interval": "0.97-0.98", "all reads": 0.007838, "linked reads": 0.0008203, "all reads (cumsum)": 0.7537, "linked reads (cumsum)": 0.9702, "range_label": "0.97-0.98", "all reads (inferred)": 0.3455, "linked reads (inferred)": 0.9269, "right_edge": 0.98}, {"bin": "0.98", "interval": "0.98-0.99", "all reads": 0.006967, "linked reads": 0.0008375, "all reads (cumsum)": 0.7606, "linked reads (cumsum)": 0.9711, "range_label": "0.98-0.99", "all reads (inferred)": 0.3458, "linked reads (inferred)": 0.9278, "right_edge": 0.99}, {"bin": "0.99", "interval": "0.99-1.0", "all reads": 0.2394, "linked reads": 0.02893, "all reads (cumsum)": 1.0, "linked reads (cumsum)": 1.0, "range_label": "0.99-1.0", "all reads (inferred)": 1.0, "linked reads (inferred)": 1.0, "right_edge": 1.0}]}}
